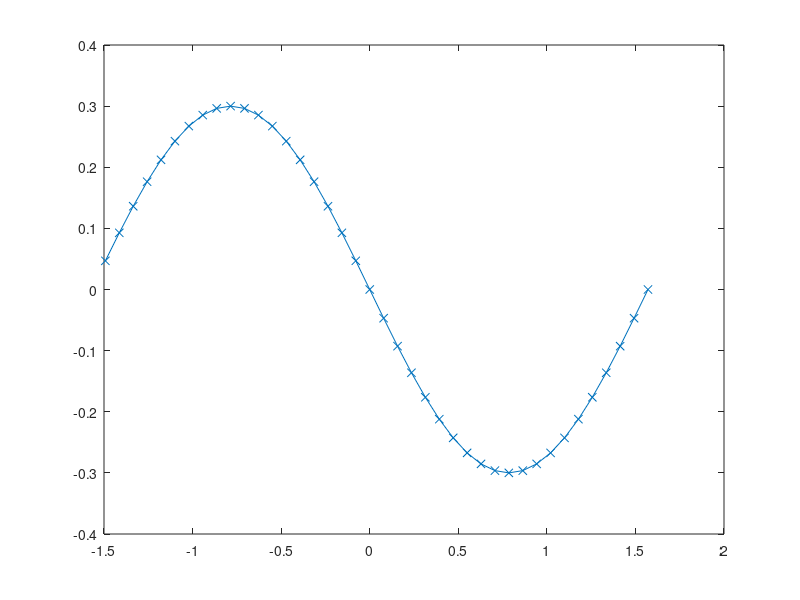

Here is the MATLAB script that generated this plot: (Note: this script raises an error after producing the figure.)
d = 1; d = 2;
zk = 1.5; zk = 7;

nnode = 61; nnode = 41;

ts = linspace(-pi/d,pi/d,nnode);
ts = ts(2:end);
ws = 1/(nnode-1);

xi = ts - 0.3i*sin(ts*d);
xip = 1 - 0.3i*d*cos(ts*d);

plot(real(xi),imag(xi),'x-')

src = []; src.r = [0.1;0.2];
targ = []; targ.r = [0.4;0.1];
% targ = []; targ.r = [0.4;1.2];

kern1 = kernel('hq','s',zk,xi,d);
val1 = (xip*kern1.eval(src,targ))*ws;

kern2 = kernel('h','s',zk);
val2 = kern2.eval(src,targ);

err1 = abs(val1-val2) / abs(val1)

return
h0qkern = kernel('hq','s',zk,xi,d);
k0qkern = kernel('hq','s',1i*zk,xi,d);

flex_kern_q = @(s,t) 1/(2*zk^2)*(h0qkern.eval(s,t) - k0qkern.eval(s,t));

val1 = xip*flex_kern_q(src,targ)*ws;

flex_kern = @(s,t) chnk.flex2d.kern(zk,s,t,'s');

val2 = flex_kern(src,targ);

abs(val1-val2)


%%
nplot = 120;
xx = linspace(-pi/d,pi/d,nplot);
[X,Y] = meshgrid(xx,xx);
xi_grid = X(:) + 1i*Y(:);
tic;
kern = flex_kernel(zk,xi_grid,d);
toc;

uval = kern.eval(src,targ);

%%

figure(1);clf
h = pcolor(X,Y, reshape(angle(uval),size(X))); h.EdgeColor = 'None';
hold on, 
plot(xi,'r-')
hold off
colormap('hsv')
colorbar


function fkern = flex_kernel(zk,xi,d)

fkern = 1/(2*zk^2)*(kernel('hq','s',zk,xi,d) - ...
    kernel('hq','s',1i*zk,xi,d));

end
